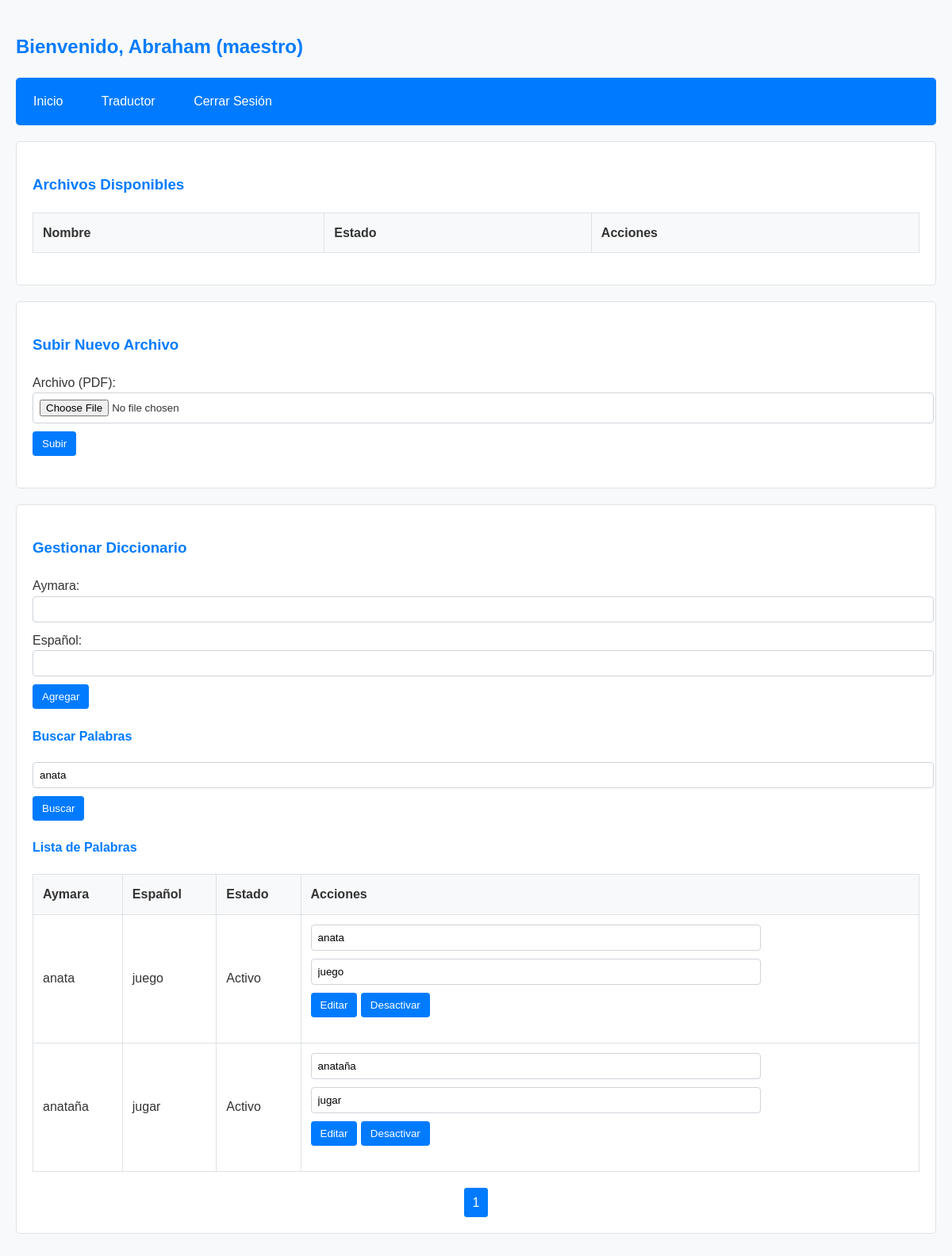
/dashboard.php?busqueda=anata (signed in), run on the app's committed database.
### tables this page shows
CREATE TABLE `diccionario` (
  `id` int(11) NOT NULL,
  `aymara` varchar(50) DEFAULT NULL,
  `espanol` varchar(50) DEFAULT NULL,
  `activo` tinyint(1) NOT NULL DEFAULT 1
);

### dashboard.php (the view, shortened to what this page needs)
<?php
include 'config/db.php';
$username = $_SESSION['username'];
$role = $_SESSION['role'];
$resultadosPorPagina = 10;
$paginaActual = isset($_GET['pagina']) ? (int) $_GET['pagina'] : 1;
$inicio = ($paginaActual - 1) * $resultadosPorPagina;
$busqueda = isset($_GET['busqueda']) ? $_GET['busqueda'] : '';
$condicionBusqueda = $busqueda ? "AND (aymara LIKE '%$busqueda%' OR espanol LIKE '%$busqueda%')" : '';
?>
<!DOCTYPE html>
<html lang="es">
<head>
    <link rel="stylesheet" href="css/styledash.css">
</head>
<body>
    <h2>Bienvenido, <?php echo htmlspecialchars($username); ?> (<?php echo htmlspecialchars($role); ?>)</h2>
    <nav>
        <ul>
            <li><a href="dashboard.php">Inicio</a></li>
            <li><a href="traductor.php">Traductor</a></li>
            <li><a href="logout.php">Cerrar Sesión</a></li>
        </ul>
    </nav>
    <section id="archivos">
        <h3>Archivos Disponibles</h3>
        <table>
            <tr>
                <th>Nombre</th>
                <th>Estado</th>
                <th>Acciones</th>
            </tr>
        </table>
    </section>
    <?php if ($role == 'maestro' || $role == 'admin'): ?>
        <section id="subir_archivo">
            <h3>Subir Nuevo Archivo</h3>
            <form action="dashboard.php" method="POST" enctype="multipart/form-data">
                <label for="archivo">Archivo (PDF):</label>
                <input type="file" id="archivo" name="archivo" accept="application/" required>
                <button type="submit" name="subir_archivo">Subir</button>
            </form>
        </section>
        <section id="diccionario">
            <h3>Gestionar Diccionario</h3>
            <form action="dashboard.php" method="POST">
                <label for="aymara">Aymara:</label>
                <input type="text" id="aymara" name="aymara" required>
                <label for="espanol">Español:</label>
                <input type="text" id="espanol" name="espanol" required>
                <button type="submit" name="agregar_palabra">Agregar</button>
            </form>
            <h4>Buscar Palabras</h4>
            <form action="dashboard.php" method="GET">
                <input type="text" name="busqueda" value="<?php echo htmlspecialchars($busqueda); ?>"
                    placeholder="Buscar palabra...">
                <button type="submit">Buscar</button>
            </form>
            <h4>Lista de Palabras</h4>
            <table>
                <tr>
                    <th>Aymara</th>
                    <th>Español</th>
                    <th>Estado</th>
                    <th>Acciones</th>
                </tr>
                <?php
                $sql = "SELECT * FROM Diccionario WHERE 1=1 $condicionBusqueda LIMIT $inicio, $resultadosPorPagina";
                $result = $conn->query($sql);
                while ($row = $result->fetch_assoc()) {
                    echo "<tr>
                        <td>" . htmlspecialchars($row['aymara']) . "</td>
                        <td>" . htmlspecialchars($row['espanol']) . "</td>
                        <td>" . ($row['activo'] ? 'Activo' : 'Inactivo') . "</td>
                        <td>
                            <form action='dashboard.php' method='POST' style='display:inline-block;'>
                                <input type='hidden' name='palabra_id' value='" . $row['id'] . "'>
                                <input type='text' name='aymara' value='" . htmlspecialchars($row['aymara']) . "' required>
                                <input type='text' name='espanol' value='" . htmlspecialchars($row['espanol']) . "' required>
                                <button type='submit' name='editar_palabra'>Editar</button>
                                <input type='hidden' name='nuevo_estado' value='" . ($row['activo'] ? '0' : '1') . "'>
                                <button type='submit' name='cambiar_estado_palabra'>" . ($row['activo'] ? 'Desactivar' : 'Activar') . "</button>
                            </form>
                        </td>
                    </tr>";
                }
                ?>
            </table>
            <?php
            $sqlTotal = "SELECT COUNT(*) as total FROM Diccionario WHERE 1=1 $condicionBusqueda";
            $resultTotal = $conn->query($sqlTotal);
            $rowTotal = $resultTotal->fetch_assoc();
            $totalPaginas = ceil($rowTotal['total'] / $resultadosPorPagina);
            echo "<div class='paginacion'>";
            for ($i = 1; $i <= $totalPaginas; $i++) {
                echo "<a href='dashboard.php?pagina=$i&busqueda=" . urlencode($busqueda) . "'>$i</a> ";
            }
            echo "</div>";
            ?>
        </section>
    <?php endif; ?>
</body>
</html>

### css/styledash.css (style rules this page uses)
body { font-family: Arial, sans-serif; line-height: 1.6; color: #333; margin: 0; padding: 20px; background-color: #f8f9fa; }
h2, h3, h4 { color: #007bff; margin-bottom: 20px; }
nav ul { list-style-type: none; padding: 0; margin-bottom: 20px; background-color: #007bff; border-radius: 5px; }
nav ul li { display: inline-block; }
nav ul li a { color: white; text-decoration: none; padding: 10px 15px; display: inline-block; }
table { width: 100%; border-collapse: collapse; margin-bottom: 20px; background-color: white; }
table, th, td { border: 1px solid #dee2e6; }
th, td { padding: 12px; text-align: left; }
th { background-color: #f8f9fa; font-weight: bold; }
form { margin-bottom: 20px; }
input[type="text"], input[type="file"] { width: 100%; padding: 8px; margin-bottom: 10px; border: 1px solid #ced4da; border-radius: 4px; }
button, input[type="submit"] { background-color: #007bff; color: white; padding: 8px 12px; border: none; border-radius: 4px; cursor: pointer; }
section { background-color: white; border: 1px solid #dee2e6; border-radius: 5px; padding: 20px; margin-bottom: 20px; }
.paginacion { margin-top: 20px; text-align: center; }
.paginacion a { color: #fff; padding: 5px 10px; text-decoration: none; border: 1px solid #007bff; margin: 0 2px; border-radius: 3px; }
a { display: inline-block; padding: 10px 20px; margin: 5px; text-decoration: none; color: #fff; background-color: #007bff; border: 2px solid #007bff; border-radius: 5px; transition: background-color 0.3s, border-color 0.3s, color 0.3s; }

### data on the page
diccionario: aymara "anata", espanol "juego", activo "Activo"
diccionario: aymara "anataña", espanol "jugar", activo "Activo"

### other printed values
$username "Abraham"
$role "maestro"
